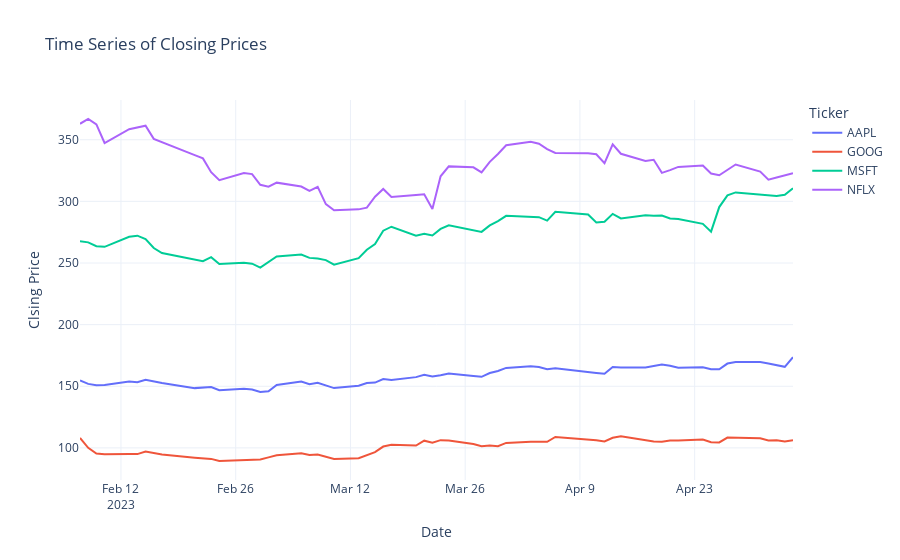

Write notebook code for a chart like this one.
### Markdown cell above
## Time Series Analysis
This is to examine trends and patterns over time, focusing on the closing prices:

### Code cell
# Time Serues Analysis
stocks_data['Date'] = pd.to_datetime(stocks_data['Date'])
pivot_data = stocks_data.pivot(index='Date', columns='Ticker', values='Close')

#Create a subplot
fig = make_subplots(rows=1, cols=1)

#Add traces for each stock ticker
for column in pivot_data.columns:
    fig.add_trace(
        go.Scatter(x=pivot_data.index, y=pivot_data[column], name=column),
        row=1, col=1 
    )

#update layout
fig.update_layout(
    title_text='Time Series of Closing Prices',
    xaxis_title='Date',
    yaxis_title='Clsing Price',
    legend_title='Ticker',
    showlegend=True
)    

#Show the plot
fig.show()
